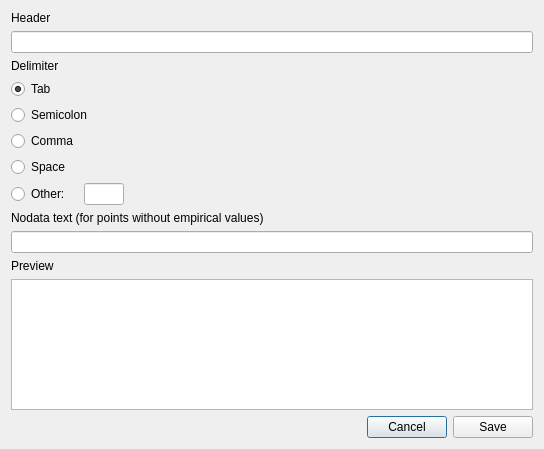
<?xml version="1.0" encoding="UTF-8"?>
<ui version="4.0">
 <class>SaveResultsUIClass</class>
 <widget class="QDialog" name="SaveResultsUIClass">
  <property name="geometry">
   <rect>
    <x>0</x>
    <y>0</y>
    <width>544</width>
    <height>449</height>
   </rect>
  </property>
  <property name="windowTitle">
   <string>Save results to file</string>
  </property>
  <layout class="QVBoxLayout" name="verticalLayout">
   <item>
    <widget class="QLabel" name="label_2">
     <property name="text">
      <string>Header</string>
     </property>
    </widget>
   </item>
   <item>
    <widget class="QLineEdit" name="header"/>
   </item>
   <item>
    <widget class="QLabel" name="label_3">
     <property name="text">
      <string>Delimiter</string>
     </property>
    </widget>
   </item>
   <item>
    <layout class="QHBoxLayout" name="horizontalLayout_2">
     <item>
      <layout class="QGridLayout" name="gridLayout">
       <property name="rightMargin">
        <number>0</number>
       </property>
       <item row="4" column="1">
        <widget class="QLineEdit" name="otherstring">
         <property name="maximumSize">
          <size>
           <width>40</width>
           <height>16777215</height>
          </size>
         </property>
        </widget>
       </item>
       <item row="3" column="1">
        <spacer name="horizontalSpacer_3">
         <property name="orientation">
          <enum>Qt::Horizontal</enum>
         </property>
         <property name="sizeHint" stdset="0">
          <size>
           <width>40</width>
           <height>20</height>
          </size>
         </property>
        </spacer>
       </item>
       <item row="0" column="0">
        <widget class="QRadioButton" name="tab">
         <property name="layoutDirection">
          <enum>Qt::LeftToRight</enum>
         </property>
         <property name="text">
          <string>Tab</string>
         </property>
         <property name="checked">
          <bool>true</bool>
         </property>
        </widget>
       </item>
       <item row="4" column="0">
        <widget class="QRadioButton" name="other">
         <property name="text">
          <string>Other:</string>
         </property>
        </widget>
       </item>
       <item row="3" column="0">
        <widget class="QRadioButton" name="space">
         <property name="text">
          <string>Space</string>
         </property>
        </widget>
       </item>
       <item row="1" column="0" colspan="2">
        <widget class="QRadioButton" name="semicolon">
         <property name="text">
          <string>Semicolon</string>
         </property>
        </widget>
       </item>
       <item row="2" column="0">
        <widget class="QRadioButton" name="comma">
         <property name="text">
          <string>Comma</string>
         </property>
        </widget>
       </item>
      </layout>
     </item>
     <item>
      <spacer name="horizontalSpacer_2">
       <property name="orientation">
        <enum>Qt::Horizontal</enum>
       </property>
       <property name="sizeHint" stdset="0">
        <size>
         <width>40</width>
         <height>20</height>
        </size>
       </property>
      </spacer>
     </item>
    </layout>
   </item>
   <item>
    <widget class="QLabel" name="label_4">
     <property name="text">
      <string>Nodata text (for points without empirical values)</string>
     </property>
    </widget>
   </item>
   <item>
    <widget class="QLineEdit" name="nodata"/>
   </item>
   <item>
    <widget class="QLabel" name="label">
     <property name="text">
      <string>Preview</string>
     </property>
    </widget>
   </item>
   <item>
    <widget class="QTextEdit" name="preview">
     <property name="lineWrapMode">
      <enum>QTextEdit::NoWrap</enum>
     </property>
     <property name="readOnly">
      <bool>true</bool>
     </property>
    </widget>
   </item>
   <item>
    <layout class="QHBoxLayout" name="horizontalLayout">
     <item>
      <spacer name="horizontalSpacer">
       <property name="orientation">
        <enum>Qt::Horizontal</enum>
       </property>
       <property name="sizeHint" stdset="0">
        <size>
         <width>40</width>
         <height>20</height>
        </size>
       </property>
      </spacer>
     </item>
     <item>
      <widget class="QPushButton" name="cancelbutton">
       <property name="text">
        <string>Cancel</string>
       </property>
      </widget>
     </item>
     <item>
      <widget class="QPushButton" name="savebutton">
       <property name="text">
        <string>Save</string>
       </property>
      </widget>
     </item>
    </layout>
   </item>
  </layout>
 </widget>
 <tabstops>
  <tabstop>header</tabstop>
  <tabstop>tab</tabstop>
  <tabstop>semicolon</tabstop>
  <tabstop>comma</tabstop>
  <tabstop>space</tabstop>
  <tabstop>other</tabstop>
  <tabstop>otherstring</tabstop>
  <tabstop>preview</tabstop>
  <tabstop>savebutton</tabstop>
  <tabstop>cancelbutton</tabstop>
 </tabstops>
 <resources/>
 <connections/>
</ui>
